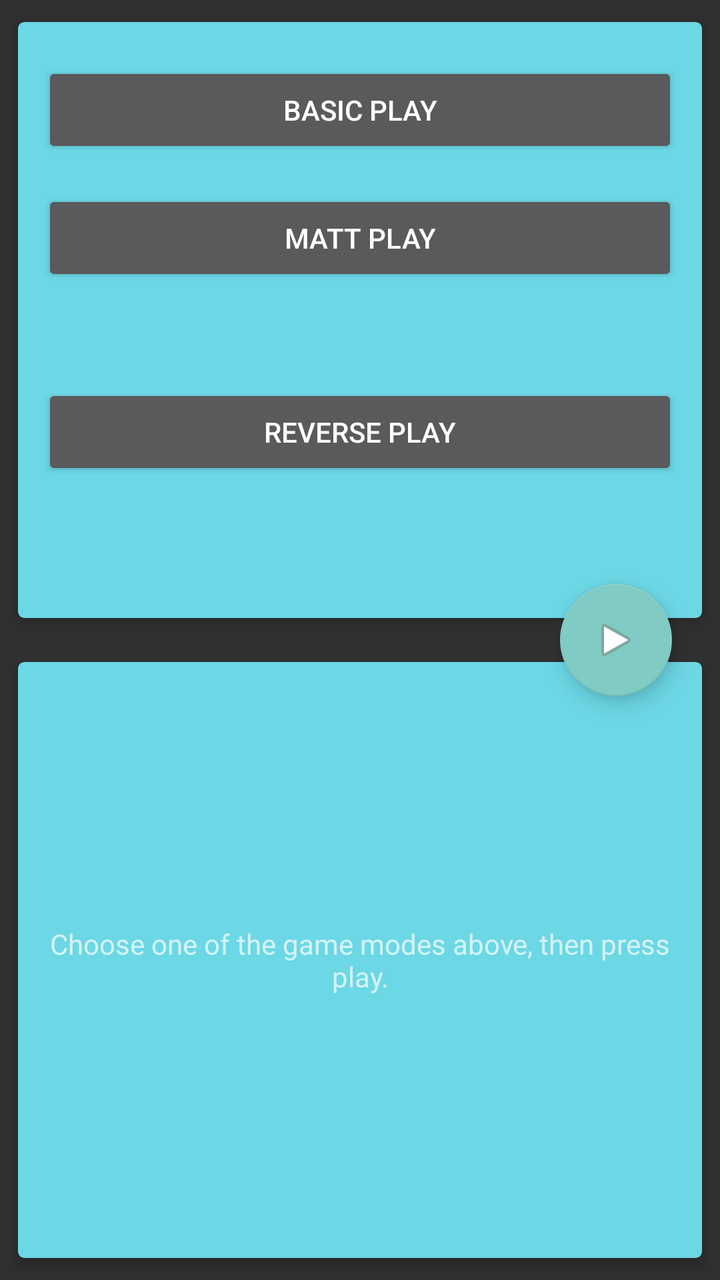
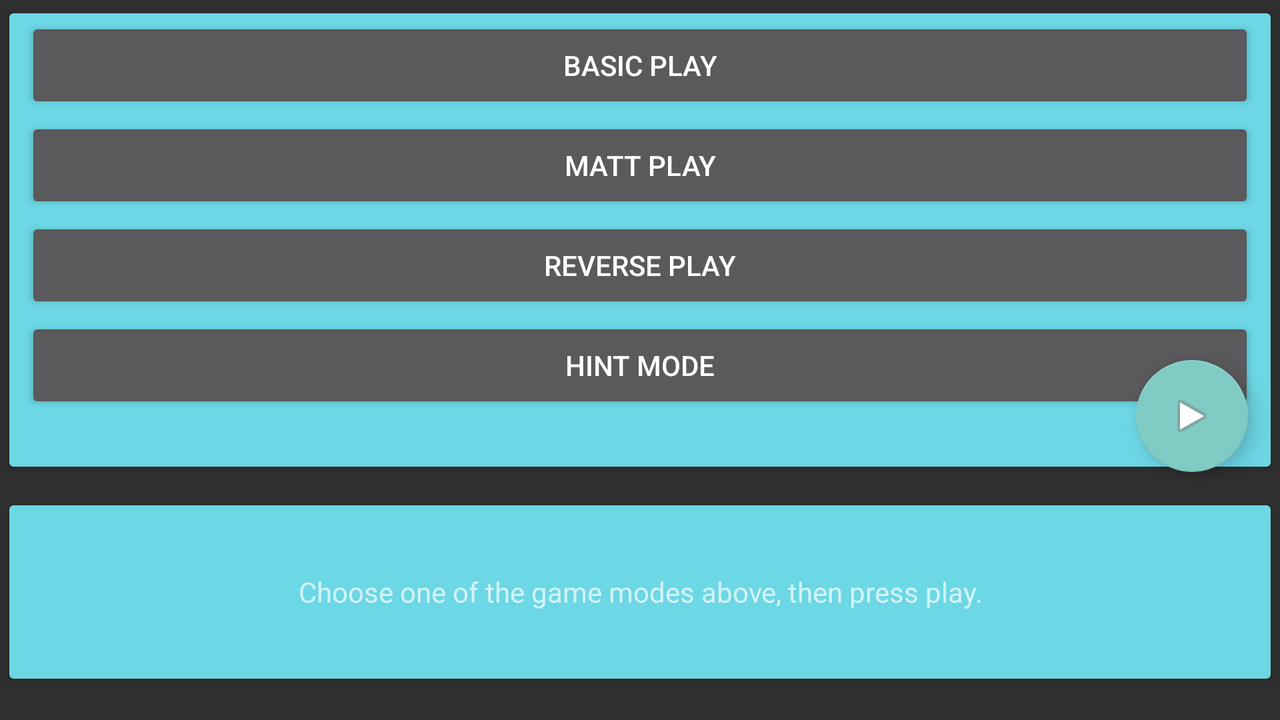

First picture: res/layout/ on a phone held upright. Second picture: the repository's own variant of that layout, on a device whose configuration matches the variant's folder. Source for both follows.
<!-- AndroidManifest.xml: application theme Theme.AppCompat -->
<!-- res/layout/game_chooser_fragment.xml -->
<?xml version="1.0" encoding="utf-8"?>
<android.support.constraint.ConstraintLayout
    xmlns:android="http://schemas.android.com/apk/res/android"
    xmlns:app="http://schemas.android.com/apk/res-auto"
    xmlns:card_view="http://schemas.android.com/apk/res-auto"
    xmlns:tools="http://schemas.android.com/tools"
    android:id="@+id/linearLayout4"
    android:layout_width="match_parent"
    android:layout_height="match_parent">

    <android.support.v7.widget.CardView
        android:id="@+id/card_view_buttons"
        android:layout_width="0dp"
        android:layout_height="0dp"
        android:layout_margin="4dp"
        android:layout_marginTop="16dp"
        card_view:cardBackgroundColor="@color/cardBackgroundBlue"
        card_view:cardCornerRadius="3dp"
        card_view:cardElevation="4dp"
        card_view:cardUseCompatPadding="true"
        card_view:contentPadding="4dp"
        card_view:layout_constraintEnd_toEndOf="parent"
        card_view:layout_constraintStart_toStartOf="parent"
        card_view:layout_constraintTop_toTopOf="parent"
        card_view:layout_constraintBottom_toTopOf="@+id/bottom_card">

        <android.support.constraint.ConstraintLayout
            android:id="@+id/button_constraint_layout"
            android:layout_width="match_parent"
            android:layout_height="match_parent">

            <Button
                android:id="@+id/basic_mode_button"
                android:layout_width="0dp"
                android:layout_height="wrap_content"
                android:layout_marginEnd="8dp"
                android:layout_marginStart="8dp"
                android:layout_marginTop="16dp"
                android:text="@string/basic_play"
                card_view:layout_constraintEnd_toEndOf="parent"
                card_view:layout_constraintHorizontal_bias="0.0"
                card_view:layout_constraintStart_toStartOf="parent"
                card_view:layout_constraintTop_toTopOf="parent" />

            <Button
                android:id="@+id/matt_mode_button"
                android:layout_width="0dp"
                android:layout_height="wrap_content"
                android:layout_marginEnd="8dp"
                android:layout_marginStart="8dp"
                android:layout_marginTop="16dp"
                android:text="@string/matt_play"
                card_view:layout_constraintEnd_toEndOf="parent"
                card_view:layout_constraintHorizontal_bias="0.0"
                card_view:layout_constraintStart_toStartOf="parent"
                card_view:layout_constraintTop_toBottomOf="@+id/basic_mode_button" />

            <Button
                android:id="@+id/reverse_mode_button"
                android:layout_width="0dp"
                android:layout_height="wrap_content"
                android:layout_marginBottom="32dp"
                android:layout_marginEnd="8dp"
                android:layout_marginStart="8dp"
                android:layout_marginTop="16dp"
                android:text="@string/reverse_play"
                card_view:layout_constraintBottom_toBottomOf="parent"
                card_view:layout_constraintEnd_toEndOf="parent"
                card_view:layout_constraintStart_toStartOf="parent"
                card_view:layout_constraintTop_toBottomOf="@+id/matt_mode_button" />
        </android.support.constraint.ConstraintLayout>

    </android.support.v7.widget.CardView>

    <android.support.v7.widget.CardView
        android:id="@+id/bottom_card"
        android:layout_width="0dp"
        android:layout_height="0dp"
        android:layout_margin="4dp"
        android:layout_marginBottom="8dp"
        card_view:cardBackgroundColor="@color/cardBackgroundBlue"
        card_view:cardCornerRadius="3dp"
        card_view:cardElevation="4dp"
        card_view:cardUseCompatPadding="true"
        card_view:contentPadding="4dp"
        card_view:layout_constraintBottom_toBottomOf="parent"
        card_view:layout_constraintEnd_toEndOf="parent"
        card_view:layout_constraintStart_toStartOf="parent"
        card_view:layout_constraintTop_toBottomOf="@+id/card_view_buttons">

        <android.support.constraint.ConstraintLayout
            android:layout_width="match_parent"
            android:layout_height="match_parent">

            <TextView
                android:id="@+id/instructionsTextView"
                android:layout_width="match_parent"
                android:layout_height="match_parent"
                android:gravity="center"
                android:text="@string/game_play_hint"
                card_view:layout_constraintBottom_toBottomOf="parent"
                card_view:layout_constraintEnd_toEndOf="parent"
                card_view:layout_constraintStart_toStartOf="parent"
                card_view:layout_constraintTop_toTopOf="parent" />
        </android.support.constraint.ConstraintLayout>
    </android.support.v7.widget.CardView>


    <android.support.design.widget.FloatingActionButton
        android:id="@+id/play_mode_button"
        android:layout_width="wrap_content"
        android:layout_height="wrap_content"
        android:layout_marginEnd="24dp"
        android:clickable="true"
        android:elevation="15dp"
        android:focusable="true"
        app:layout_anchor="@+id/bottom_card"
        app:layout_anchorGravity="bottom|end"
        card_view:layout_constraintEnd_toEndOf="parent"
        card_view:layout_constraintTop_toTopOf="@+id/card_view_buttons"
        card_view:layout_constraintBottom_toBottomOf="@+id/bottom_card"
        card_view:srcCompat="@android:drawable/ic_media_play" />
</android.support.constraint.ConstraintLayout>
<!-- resources referenced by this layout -->
<resources>
  <color name="cardBackgroundBlue">#6cd7e5</color>
  <string name="basic_play">Basic Play</string>
  <string name="game_play_hint">Choose one of the game modes above, then press play.</string>
  <string name="matt_play">Matt Play</string>
  <string name="reverse_play">Reverse Play</string>
</resources>
<!-- res/layout-land/game_chooser_fragment.xml (the author's variant of the layout above) -->
<!-- drawn on the phone turned sideways -->
<?xml version="1.0" encoding="utf-8"?>
<android.support.constraint.ConstraintLayout xmlns:android="http://schemas.android.com/apk/res/android"
    xmlns:card_view="http://schemas.android.com/apk/res-auto"
    android:id="@+id/linearLayout4"
    android:layout_width="match_parent"
    android:layout_height="match_parent">

    <android.support.v7.widget.CardView
        android:id="@+id/card_view_buttons"
        android:layout_width="0dp"
        android:layout_height="240dp"
        card_view:cardBackgroundColor="@color/cardBackgroundBlue"
        card_view:cardCornerRadius="2dp"
        card_view:cardElevation="4dp"
        card_view:cardUseCompatPadding="true"
        card_view:layout_constraintEnd_toEndOf="parent"
        card_view:layout_constraintHorizontal_bias="1.0"
        card_view:layout_constraintStart_toStartOf="parent"
        card_view:layout_constraintTop_toTopOf="parent">

        <android.support.constraint.ConstraintLayout
            android:layout_width="match_parent"
            android:layout_height="match_parent">

            <Button
                android:id="@+id/basic_mode_button"
                android:layout_width="0dp"
                android:layout_height="wrap_content"
                android:layout_marginEnd="8dp"
                android:layout_marginStart="8dp"
                android:layout_marginTop="2dp"
                android:text="@string/basic_play"
                card_view:layout_constraintEnd_toEndOf="parent"
                card_view:layout_constraintHorizontal_bias="0.0"
                card_view:layout_constraintStart_toStartOf="parent"
                card_view:layout_constraintTop_toTopOf="parent" />

            <Button
                android:id="@+id/matt_mode_button"
                android:layout_width="0dp"
                android:layout_height="wrap_content"
                android:layout_marginEnd="8dp"
                android:layout_marginStart="8dp"
                android:layout_marginTop="2dp"
                android:text="@string/matt_play"
                card_view:layout_constraintEnd_toEndOf="parent"
                card_view:layout_constraintStart_toStartOf="parent"
                card_view:layout_constraintTop_toBottomOf="@+id/basic_mode_button" />

            <Button
                android:id="@+id/reverse_mode_button"
                android:layout_width="0dp"
                android:layout_height="wrap_content"
                android:layout_marginEnd="8dp"
                android:layout_marginStart="8dp"
                android:layout_marginTop="2dp"
                android:text="@string/reverse_play"
                card_view:layout_constraintEnd_toEndOf="parent"
                card_view:layout_constraintStart_toStartOf="parent"
                card_view:layout_constraintTop_toBottomOf="@+id/matt_mode_button" />

            <Button
                android:id="@+id/hint_mode_button"
                android:layout_width="0dp"
                android:layout_height="wrap_content"
                android:layout_marginEnd="8dp"
                android:layout_marginStart="8dp"
                android:layout_marginTop="2dp"
                android:text="@string/hint_mode"
                card_view:layout_constraintEnd_toEndOf="parent"
                card_view:layout_constraintStart_toStartOf="parent"
                card_view:layout_constraintTop_toBottomOf="@+id/reverse_mode_button" />
        </android.support.constraint.ConstraintLayout>

    </android.support.v7.widget.CardView>

    <android.support.v7.widget.CardView
        android:layout_width="0dp"
        android:layout_height="100dp"
        android:layout_marginBottom="8dp"
        card_view:cardBackgroundColor="@color/cardBackgroundBlue"
        card_view:cardCornerRadius="2dp"
        card_view:cardElevation="4dp"
        card_view:cardUseCompatPadding="true"
        card_view:contentPadding="4dp"
        card_view:layout_constraintBottom_toBottomOf="parent"
        card_view:layout_constraintEnd_toEndOf="parent"
        card_view:layout_constraintStart_toStartOf="parent"
        card_view:layout_constraintTop_toBottomOf="@+id/card_view_buttons">

        <android.support.constraint.ConstraintLayout
            android:layout_width="match_parent"
            android:layout_height="match_parent">

            <TextView
                android:id="@+id/instructionsTextView"
                android:layout_width="0dp"
                android:layout_height="0dp"
                android:gravity="center"
                android:text="@string/game_play_hint"
                card_view:layout_constraintBottom_toBottomOf="parent"
                card_view:layout_constraintEnd_toEndOf="parent"
                card_view:layout_constraintHorizontal_bias="0.0"
                card_view:layout_constraintStart_toStartOf="parent"
                card_view:layout_constraintTop_toTopOf="parent"
                card_view:layout_constraintVertical_bias="0.0" />
        </android.support.constraint.ConstraintLayout>
    </android.support.v7.widget.CardView>

    <android.support.design.widget.FloatingActionButton
        android:id="@+id/play_mode_button"
        android:layout_width="wrap_content"
        android:layout_height="wrap_content"
        android:layout_marginEnd="16dp"
        android:layout_marginTop="180dp"
        android:elevation="15dp"
        android:clickable="true"
        android:focusable="true"
        card_view:layout_constraintEnd_toEndOf="parent"
        card_view:layout_constraintTop_toTopOf="parent"
        card_view:srcCompat="@android:drawable/ic_media_play" />
</android.support.constraint.ConstraintLayout>
<!-- resources referenced by the variant -->
<!-- as the phone turned sideways resolves them -->
<resources>
  <color name="cardBackgroundBlue">#6cd7e5</color>
  <string name="basic_play">Basic Play</string>
  <string name="game_play_hint">Choose one of the game modes above, then press play.</string>
  <string name="hint_mode">Hint Mode</string>
  <string name="matt_play">Matt Play</string>
  <string name="reverse_play">Reverse Play</string>
</resources>
